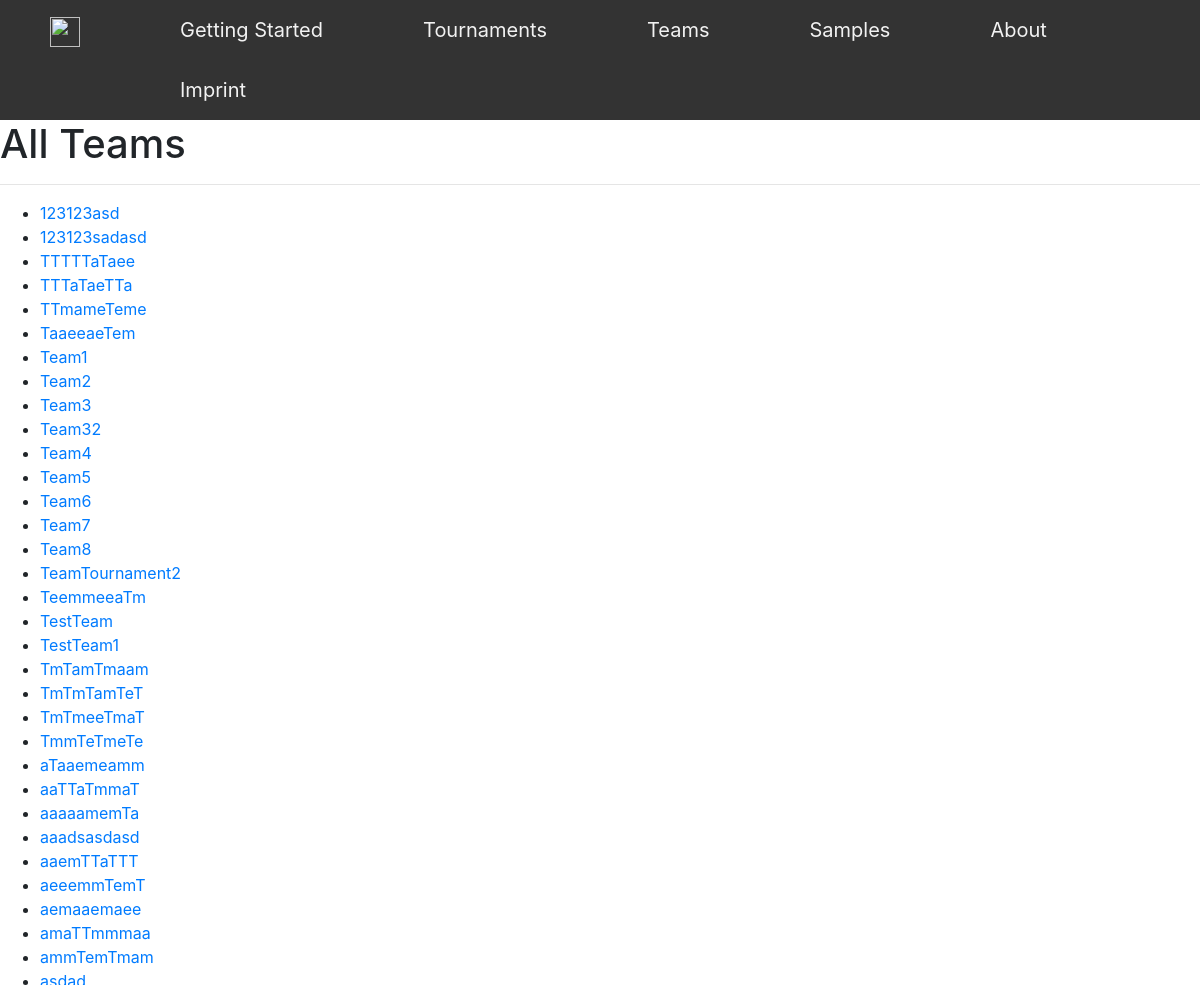
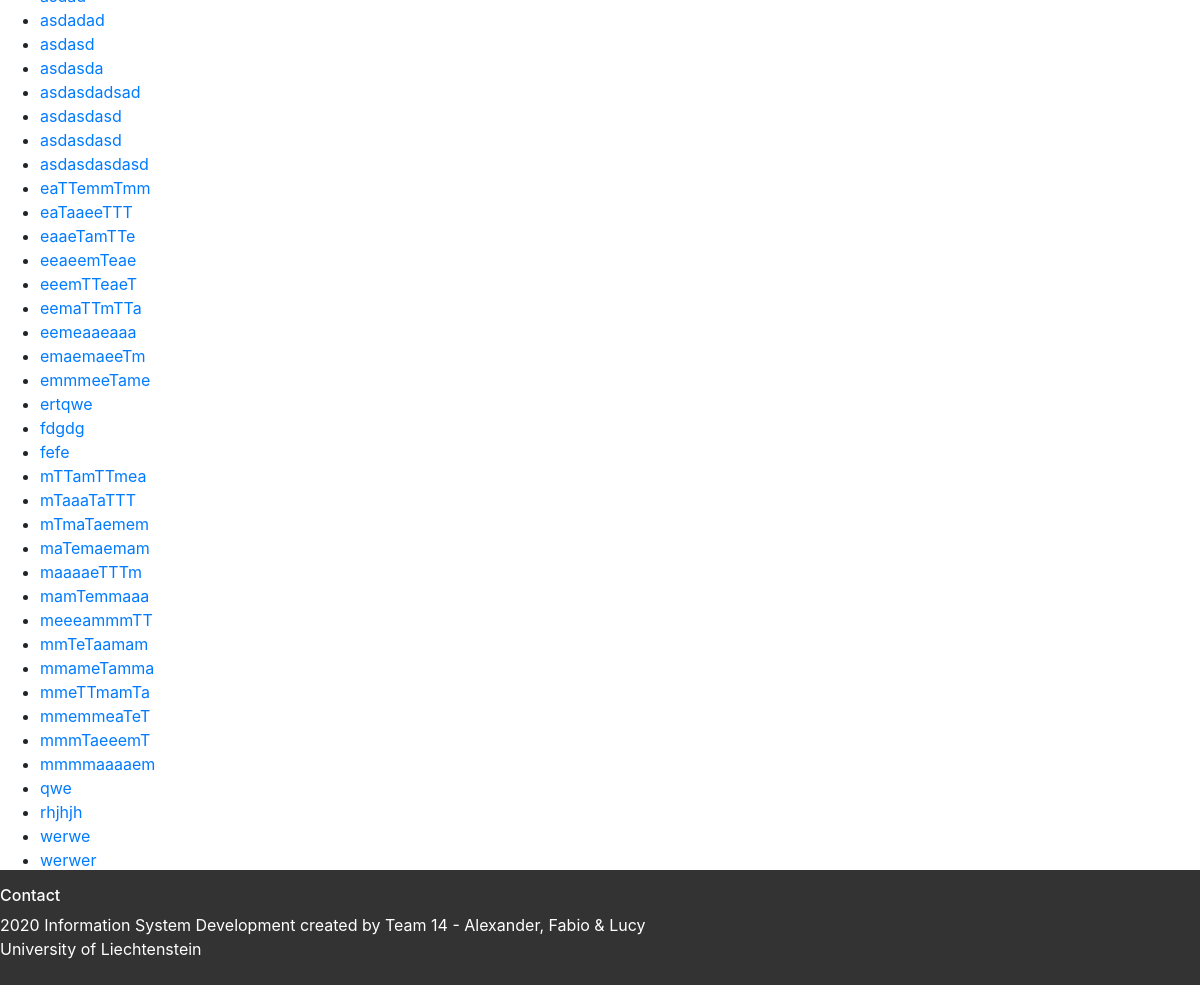
Before: /Team/ with the older database file (2 pictures, top to bottom).
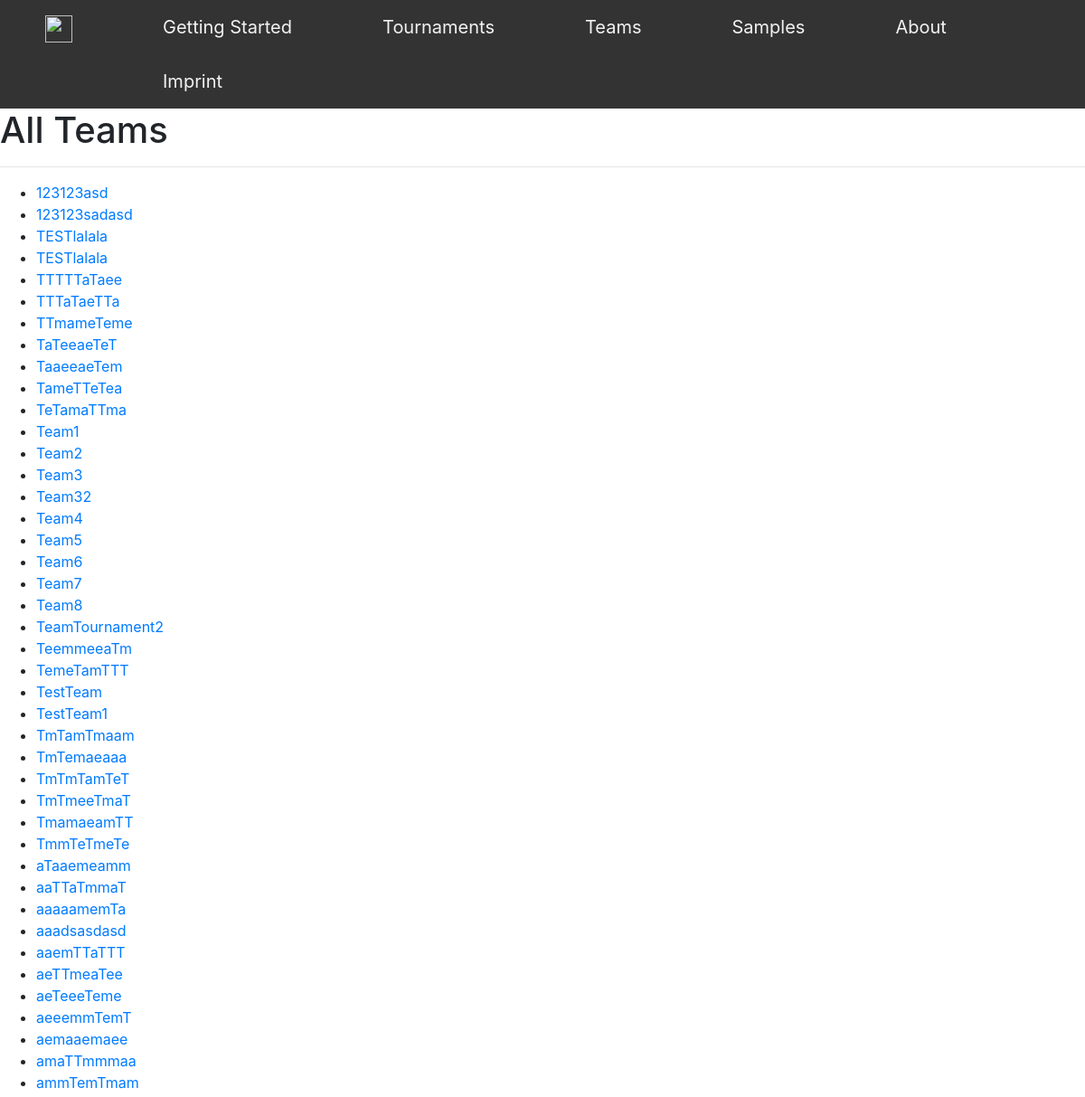
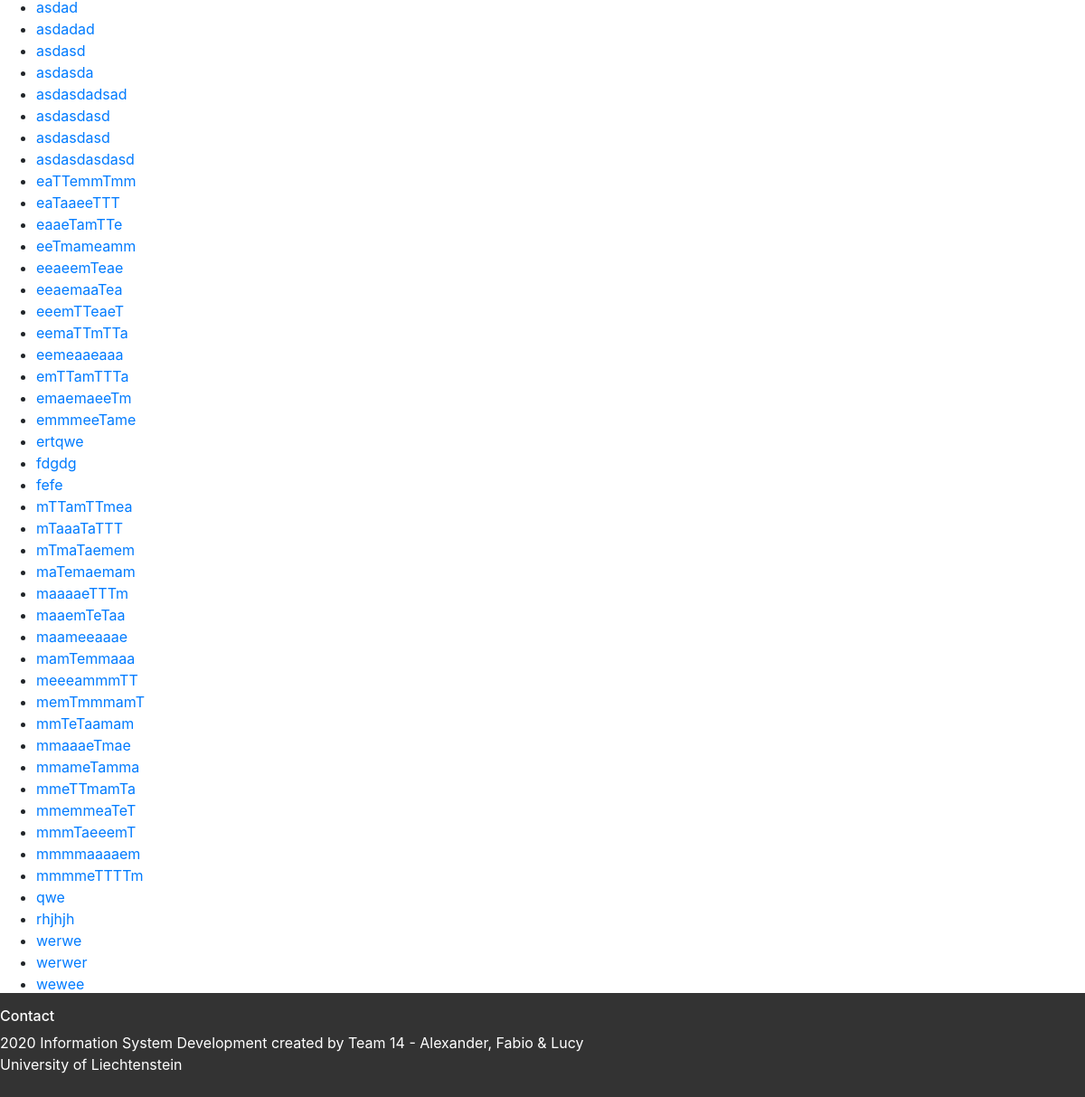
After: the same page with the newer database file (2 pictures, top to bottom).
### Team/models.py (models this page shows, shortened)
class Team(models.Model):
    TeamName = models.CharField(max_length=120)
    NrOfPlayer = models.DecimalField(default=6, decimal_places=0, max_digits=2, validators=[MinValueValidator(5), MaxValueValidator(30)])
    Manager = models.CharField(max_length=120, default="")
    Captain = models.CharField(max_length=120, default="")
    Tournament = models.ForeignKey(Tournament, blank=True, null=True, on_delete=models.CASCADE)

### Team/views.py (the view)
# urls.py: path('', (views.TeamAllView.as_view()), name='Overview'),
class TeamAllView(generic.ListView):
    template_name = 'Team/TeamOverview.html'
    def get_queryset(self):
        return Team.objects.all().order_by('TeamName')

### templates/Team/TeamOverview.html
{% extends 'Base/base_3_content.html' %}
{% load static %}
{% block mainContent %}
    <h1>All Teams</h1>
{% endblock %}
{% block mainContent2 %}
{% if team_list %}
    <ul>
    {% for team in team_list %}
    <li><a href="{% url 'Team:Details' team.id %}">{{ team.TeamName }}</a></li>
    {% endfor %}
    </ul>
{% else %}
    <p>No Teams created yet.</p>
{% endif %}
{% endblock %}
{% block mainContent3 %}
    <a href="{% url 'Team:Create' %}" class="StandardBtn">Create a new Team</a>
{% endblock %}

Changed rows visible on the page:
added Team: TeamName "TESTlalala"
added Team: TeamName "TESTlalala"
added Team: TeamName "TaTeeaeTeT"
added Team: TeamName "TameTTeTea"
added Team: TeamName "TeTamaTTma"
added Team: TeamName "TemeTamTTT"
added Team: TeamName "TmTemaeaaa"
added Team: TeamName "TmamaeamTT"
added Team: TeamName "aeTTmeaTee"
added Team: TeamName "aeTeeeTeme"
added Team: TeamName "eeTmameamm"
added Team: TeamName "eeaemaaTea"
added Team: TeamName "emTTamTTTa"
added Team: TeamName "maaemTeTaa"
added Team: TeamName "maameeaaae"
added Team: TeamName "memTmmmamT"
added Team: TeamName "mmaaaeTmae"
added Team: TeamName "mmmmeTTTTm"
added Team: TeamName "wewee"
